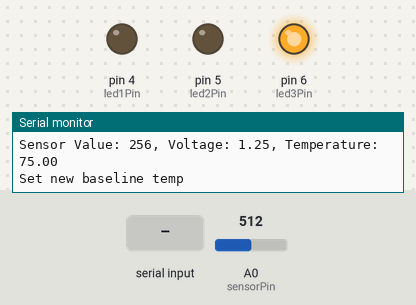
Simulated run of this sketch. Board: Arduino Uno, built with avr-gcc and run on an emulated ATmega328P. Parts: output pins drawn as LEDs (lit = HIGH), the last lines printed to the serial monitor. The inputs (shaded band) are chosen by the test bench; at power-on: A0 (sensorPin) = 512.

Above: at 1.2 s.
1.3 s: "90,45\n" received over Serial
At 3.7 s:
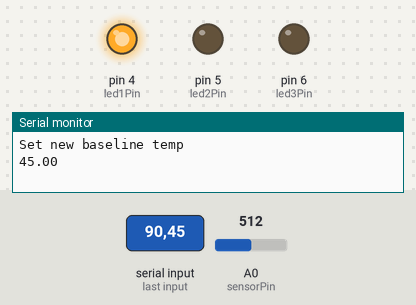
5.5 s: "30,150\n" received over Serial
At 9.0 s:
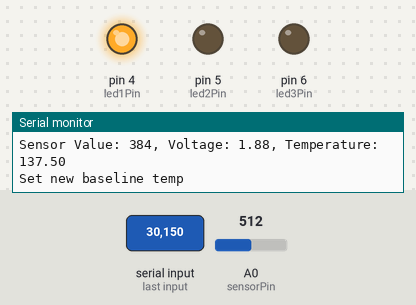
9.7 s: "200\n" received over Serial
Timing chart, 0 to 15.3 s (numbered marks = the images above; inputs shaded):
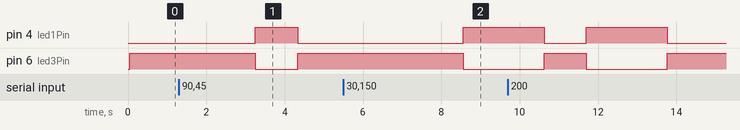

The sketch:

temprature_indicator.ino
```cpp
const int led1Pin = 4;
const int led2Pin = 5;
const int led3Pin = 6;

const int sensorPin = A0;
float baseLineTemp = 16.0;
const int tempVariation = 2;

void setup() {
  pinMode(led1Pin, OUTPUT);
  pinMode(led2Pin, OUTPUT);
  pinMode(led3Pin, OUTPUT);
  Serial.begin(9600);

  digitalWrite(led1Pin, LOW);
  digitalWrite(led2Pin, LOW);
  digitalWrite(led3Pin, LOW);
}

int previousValue = 0;
void loop() {
  int sensorValue = analogRead(sensorPin);
  printTemperature(sensorValue);
  sensorValue = (sensorValue + previousValue)/2;
  printTemperature(sensorValue);

  float temperature = calculateTemperature(sensorValue);
  //Too hot
  if(temperature > baseLineTemp + tempVariation){
    digitalWrite(led1Pin, LOW);
    digitalWrite(led2Pin, LOW);
    digitalWrite(led3Pin, HIGH);
  }else{
    //Too cold
    if(temperature < baseLineTemp - tempVariation){
    digitalWrite(led1Pin, HIGH);
    digitalWrite(led2Pin, LOW);
    digitalWrite(led3Pin, LOW);
    }
    else{
      digitalWrite(led1Pin, LOW);
      digitalWrite(led2Pin, HIGH);
      digitalWrite(led3Pin, LOW);
    }
    previousValue = sensorValue;
  }
  //read new baseline from serial
  Serial.println("Set new baseline temp");
  if (Serial.available() > 0) {
    baseLineTemp = Serial.parseFloat();
    Serial.println(baseLineTemp);
  }
  delay(1000);
}

void printTemperature(int sensorValue){
  Serial.print("Sensor Value: ");
  Serial.print(sensorValue);

  Serial.print(", Voltage: ");
  Serial.print((sensorValue/1024.0)*5.0);

  Serial.print(", Temperature: ");
  Serial.print(calculateTemperature(sensorValue));
  Serial.print("\n");
}

float calculateTemperature(int sensorValue){
  return ((((sensorValue/1024.0)*5.0) - .5) * 100);
}
```

Measured:
- after the input at 1.3 s, pin 4 (led1Pin): LOW → HIGH after 2.0 s, → LOW 1.1 s later; pin 6 (led3Pin): HIGH → LOW after 2.0 s, → HIGH 1.1 s later
- after the input at 5.5 s, pin 4 (led1Pin): LOW → HIGH after 3.1 s; pin 6 (led3Pin): HIGH → LOW after 3.1 s
